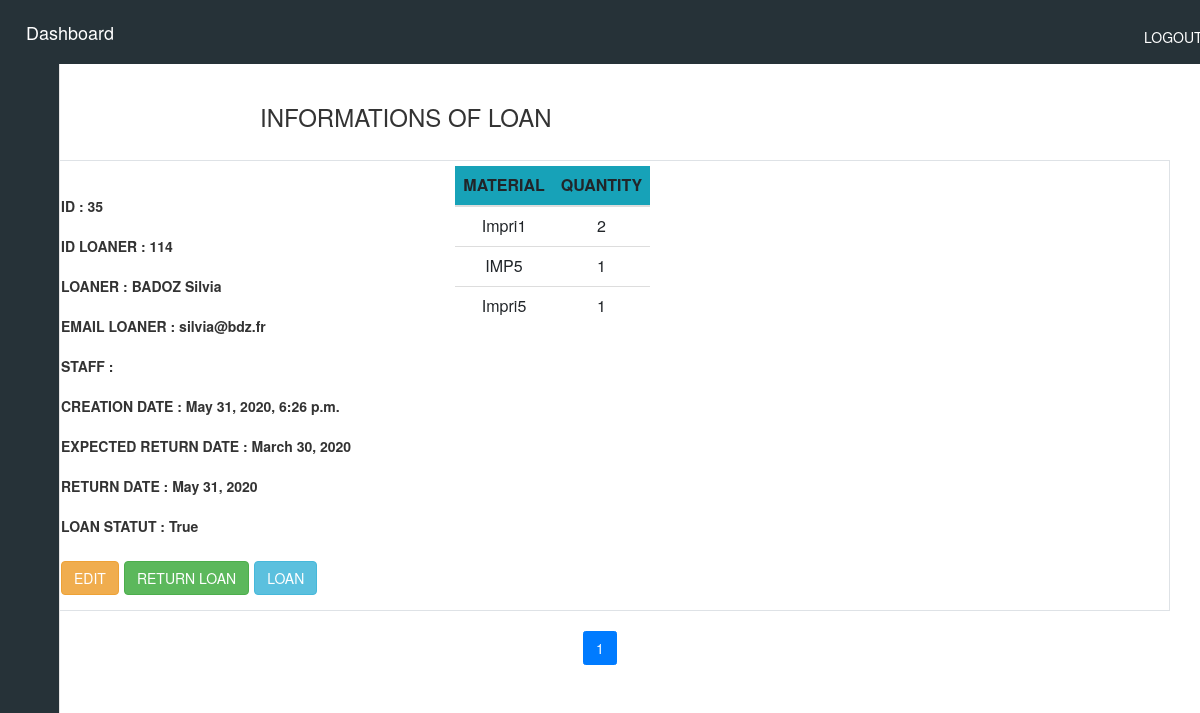
Screenshot of /loan_id/35 (signed in) with the database file from the repository.
### siteWeb/models.py (models this page shows, shortened)
class Loan(models.Model):
    user = models.ForeignKey(settings.AUTH_USER_MODEL, on_delete=models.CASCADE)
    ordered = models.BooleanField(default=False)
    returned = models.BooleanField(default=False)
    creation_date_loan = models.DateTimeField(default=timezone.now)
    expected_return_date = models.DateField(blank=True, null=True)
    return_date = models.DateField(null=True)
    loaner = models.ForeignKey(Loaner, on_delete=models.CASCADE, blank=False, null=True)
    materials = models.ManyToManyField(LoanMaterial)

class Loaner(models.Model):
    last_name = models.CharField(max_length=255)
    first_name = models.CharField(max_length=255)
    email = models.EmailField(max_length=255, unique=True)
    establishment = models.CharField(max_length=250)
    creation_date = models.DateTimeField(auto_now_add=True)

class LoanMaterial(models.Model):
    user = models.ForeignKey(settings.AUTH_USER_MODEL, on_delete=models.CASCADE)
    ordered = models.BooleanField(default=False)
    material = models.ForeignKey(Material, on_delete=models.CASCADE)
    quantity = models.IntegerField(blank=False, default=1)
    creation_date_loan_mat = models.DateTimeField(auto_now_add=True)

class Material(models.Model):
    name = models.CharField(max_length=250)
    barcode = models.CharField(max_length=50)
    creation_date_mat = models.DateTimeField(auto_now_add=True)
    slug = models.SlugField(max_length=250, null=True, blank=True)
    material_picture = models.ImageField(blank=True, upload_to='media/', default='None/no-img.jpg', null=True)
    type = models.ForeignKey(Type, on_delete=models.CASCADE)

### siteWeb/views.py (the view)
# urls.py: path('loan_id/<int:id>',views.loan, name='loan_id'),
@login_required
def loan(request, id):
    loan = Loan.objects.get(id=id)
    loan_liste = loan.materials.all().order_by("creation_date_loan_mat")
    paginator = Paginator(loan_liste, per_page=10)
    page_number = request.GET.get('page', 1)
    page_obj = paginator.get_page(page_number)
    return render(request, 'siteWeb/loan.html',
                  {'loan_materials': page_obj.object_list, 'loan_loaner': loan, 'paginator': paginator,
                   'page_number': int(page_number)})

### siteWeb/templates/siteWeb/loan.html
{% include "siteWeb/includes/dashboard.html" %}
{% block content %}
<div class="container mt-3">
    <h3 class="pl-5 offset-2">INFORMATIONS OF LOAN </h3> <br>
    <div class="row border">
        <div class="col-md-4 mt-2 ml-4 pt-5">
            <strong>ID : {{loan_loaner.id}}</strong><br> <br>
            <strong>ID LOANER : {{loan_loaner.loaner.id}}</strong> <br> <br>
            <strong>LOANER : {{loan_loaner.loaner.first_name}} {{loan_loaner.loaner.last_name}}</strong> <br> <br>
            <strong>EMAIL LOANER : {{loan_loaner.loaner.email}}</strong> <br> <br>
            <strong>STAFF : {{loan_loaner.user.last_name}} {{loan_loaner.user.first_name}}</strong> <br> <br>
            <strong>CREATION DATE : {{loan_loaner.creation_date_loan}}</strong> <br> <br>
            <strong>EXPECTED RETURN DATE : {{loan_loaner.expected_return_date}}</strong> <br> <br>
            <strong>RETURN DATE : {{loan_loaner.return_date}}</strong> <br> <br>
            <strong>LOAN STATUT : {{loan_loaner.returned}}</strong> <br> <br>
            <center class="d-flex">
                <a href="../edit-loan-summary/{{loan_loaner.id}}"><button class="btn btn-warning mt-2 mb-4">EDIT</button></a>
                <a href="../updateLoan/{{loan_loaner.id}}"><button class="btn btn-success mt-2 mb-4 ml-2">RETURN LOAN</button></a>
                <a href="{% url 'allLoan' %}"><button class="btn btn-info mt-2 mb-4 ml-2">LOAN</button></a>
            </center>
        </div>
        <table class="table table-responsive col-md-4 mt-2 ml-4">
            <thead class="bg-info">
            <th scope="col" class="text-center">MATERIAL</th>
            <th scope="col" class="text-center">QUANTITY</th>
            </thead>
            <tbody>
            {% for material in loan_materials %}
            <tr>
                <td class="text-center">{{material.material.name}}</td>
                <td class="text-center">{{material.quantity}}</td>
            </tr>
            {% endfor %}
            </tbody>
        </table>
    </div>
    <center>
        <ul class="pagination">
            {% for i in paginator.page_range %}
            <li class="page-item {% if i == page_number %} active {% endif %}">
                <a class="page-link" href="?page={{ i }}">{{ i }}</a>
            </li>
            {% endfor %}
        </ul>
    </center>
</div>
{% endblock %}

### rows the page displays
Loan: id "35", loaner.id "114", loaner.first_name "BADOZ", loaner.last_name "Silvia", loaner.email "silvia@bdz.fr", creation_date_loan "May 31, 2020, 6:26 p.m.", expected_return_date "March 30, 2020", return_date "May 31, 2020", returned "True"
LoanMaterial: material.name "Impri1", quantity "2"
LoanMaterial: material.name "IMP5", quantity "1"
LoanMaterial: material.name "Impri5", quantity "1"

### other values shown
{{ i }} "1"
